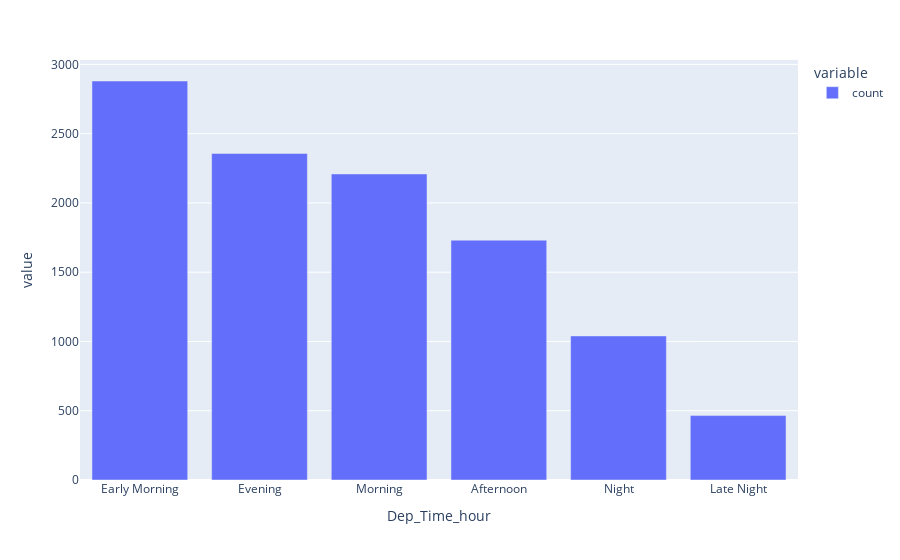

The notebook cell saved with this chart:
### Code cell
import plotly.express as px
import plotly.io as pio

# Render the plot
pio.renderers.default = 'vscode'

fig = px.bar(data['Dep_Time_hour'].apply(flight_dep_time).value_counts())
fig.show()

### Figure 1 — Plotly figure (JSON) as saved in the notebook; plotly's stock layout.template omitted (floating-point values rounded to 4 significant figures)
{"data": [{"alignmentgroup": "True", "hovertemplate": "variable=count<br>Dep_Time_hour=%{x}<br>value=%{y}<extra></extra>", "legendgroup": "count", "marker": {"color": "#636efa", "pattern": {"shape": ""}}, "name": "count", "offsetgroup": "count", "orientation": "v", "showlegend": true, "textposition": "auto", "type": "bar", "x": ["Early Morning", "Evening", "Morning", "Afternoon", "Night", "Late Night"], "xaxis": "x", "y": [2880, 2357, 2209, 1731, 1040, 465], "yaxis": "y"}], "layout": {"barmode": "relative", "legend": {"title": {"text": "variable"}, "tracegroupgap": 0}, "margin": {"t": 60}, "xaxis": {"anchor": "y", "domain": [0, 1], "title": {"text": "Dep_Time_hour"}}, "yaxis": {"anchor": "x", "domain": [0, 1], "title": {"text": "value"}}}}
